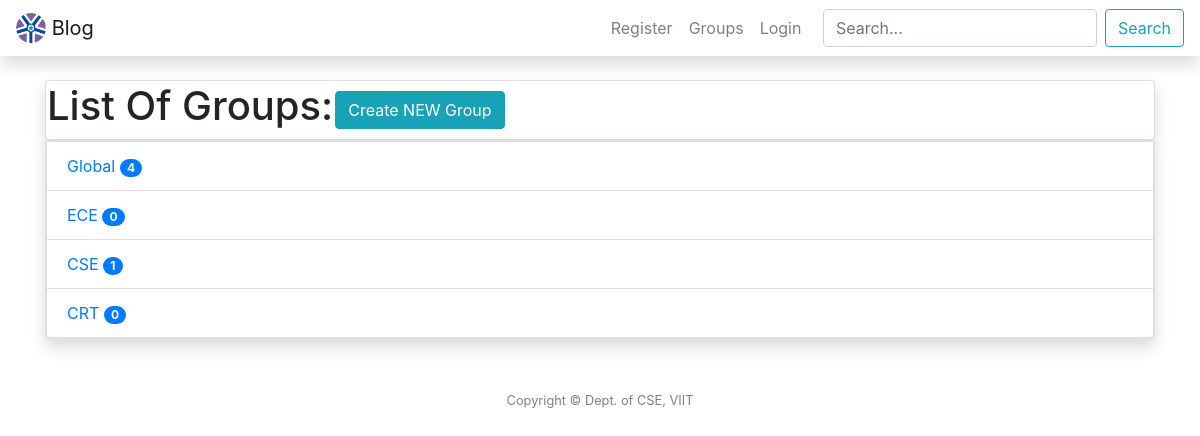
The page /groups/ on the database as committed earlier.
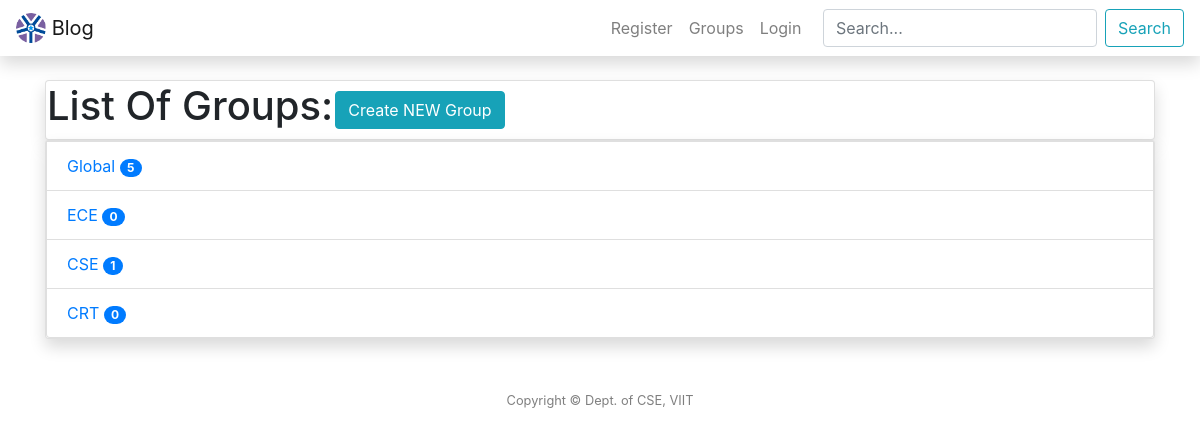
The same page on the database as committed later.
### groups/models.py (models this page shows, shortened)
class Com(models.Model):
	name = models.CharField(max_length = 100, primary_key=True)
	discripton = models.TextField(default="Test")
	user = models.ForeignKey(User, on_delete = models.CASCADE)
	count = models.IntegerField(default=0)
	def __str__(self):
		return self.name

### groups/views.py (the view)
# urls.py: path('groups/',GroupListView.as_view() , name = 'groups'),
class GroupListView(ListView):
	model = Com
	template_name = 'groups/groups.html'
	context_object_name = 'group'
	ordering = ['-name']

### templates/groups/groups.html (shortened to what this page needs)
{% extends "post/header.html"%} {% block title %}Groups{% endblock %} {% block content %}
<div class="container">
<table class="card shadow portfolio">
    <tr>
        <td>
            <h1> List Of Groups:</h1>
        </td>
        <td>
            <a type="button" href="{%url 'group-create'%}" class="btn btn-info">Create NEW Group</a>
        </td>
    </tr>
</table>
<ul class="list-group card shadow portfolio">
    {% for g in group %}
                <a href="{% url 'groups' %}{{ g.name }}">
                <li class="list-group-item d-flex justify-content-between align-items-center">
                    {{g}}
                    <span class="badge badge-primary badge-pill">{{ g.count }}</span>
                    </a>
				{% endfor %}
    		</ul>
{% endblock content %}

Rows that differ between the two databases and show on the page:
changed Com "Global": count "4" → "5"
